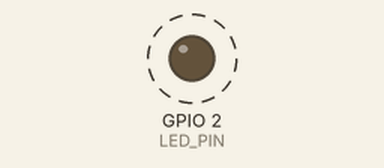
This sketch was run on a simulated ESP32. Shown: output pins drawn as LEDs (lit = HIGH). Dashed ring = blinking. Random numbers use the default seed unless the sketch sets one; what the sketch prints to the serial monitor is not drawn.

Above: at 0.6 s.
Timing chart, 0 to 3.0 s (numbered marks = the images above):
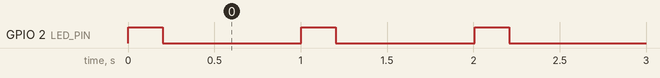

The sketch:

02_SensorUARTLED.ino
```cpp
#include "Arduino.h"

#define LED_PIN 2  // LED integrado en ESP32

volatile int sensorData[10]; // Array para almacenar 10 lecturas
volatile int readIndex = 0;  // Índice para las lecturas

// Tarea para leer el "sensor" cada 100 ms
void TaskReadSensor(void *pvParameters) {
    while (1) {
        sensorData[readIndex] = random(0, 1024); // Simula lectura de sensor
        readIndex = (readIndex + 1) % 10; // Mantiene el índice entre 0 y 9
        //Serial.println(readIndex);
        vTaskDelay(pdMS_TO_TICKS(100)); // Espera 100 ms
    }
}

// Tarea para enviar los datos cada 1s y activar el LED 200 ms
void TaskSendData(void *pvParameters) {
    pinMode(LED_PIN, OUTPUT);

    while (1) {
        Serial.println("Encendiendo LED...");
        digitalWrite(LED_PIN, HIGH);
        unsigned long startTime = millis(); // Guarda el tiempo inicial

        vTaskDelay(pdMS_TO_TICKS(200)); // Mantiene el LED encendido por 200 ms

        unsigned long elapsedTime = millis() - startTime; // Calcula el tiempo real
        Serial.print("Tiempo encendido: ");
        Serial.print(elapsedTime);
        Serial.println(" ms");

        digitalWrite(LED_PIN, LOW);
        Serial.println("Apagando LED...");
        Serial.print("Valores del sensor en 1s: ");

        // Mostrar las 10 lecturas almacenadas
        for (int i = 0; i < 10; i++) {
            Serial.print(sensorData[i]);
            Serial.print(" ");
        }

        Serial.println(); // Nueva línea en la salida serial

        vTaskDelay(pdMS_TO_TICKS(800)); // Espera el resto del tiempo hasta completar 1s
    }
}


void setup() {
    Serial.begin(115200);

    // Crear tarea de lectura del sensor
    xTaskCreate(TaskReadSensor, "ReadSensor", 2048, NULL, 1, NULL);

    // Crear tarea de envío de datos
    xTaskCreate(TaskSendData, "SendData", 2048, NULL, 1, NULL);
}

void loop() {
    // FreeRTOS maneja las tareas
}
```

Measured:
- by itself, GPIO 2 (LED_PIN): alternates HIGH for 0.20 s and LOW for 0.80 s
